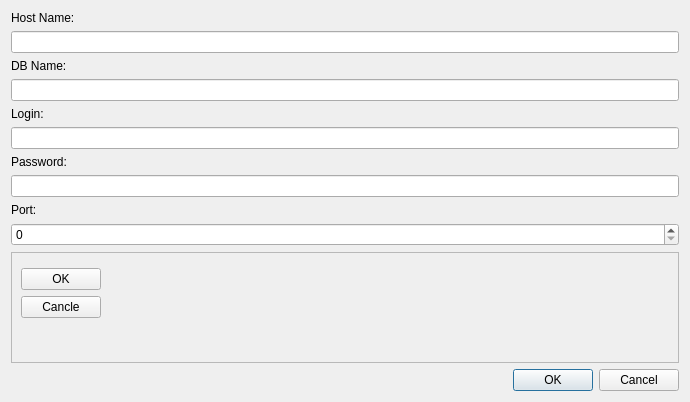
<?xml version="1.0" encoding="UTF-8"?>
<ui version="4.0">
 <class>Dialog</class>
 <widget class="QDialog" name="Dialog">
  <property name="geometry">
   <rect>
    <x>0</x>
    <y>0</y>
    <width>690</width>
    <height>402</height>
   </rect>
  </property>
  <property name="windowTitle">
   <string>Dialog</string>
  </property>
  <layout class="QGridLayout" name="gridLayout_2">
   <item row="0" column="0">
    <layout class="QGridLayout" name="gridLayout">
     <item row="0" column="0">
      <widget class="QLabel" name="label">
       <property name="text">
        <string>Host Name:</string>
       </property>
       <property name="scaledContents">
        <bool>false</bool>
       </property>
      </widget>
     </item>
     <item row="1" column="0">
      <widget class="QLineEdit" name="lineEdit">
       <property name="maxLength">
        <number>30</number>
       </property>
      </widget>
     </item>
     <item row="2" column="0">
      <widget class="QLabel" name="label_2">
       <property name="text">
        <string>DB Name:</string>
       </property>
      </widget>
     </item>
     <item row="3" column="0">
      <widget class="QLineEdit" name="lineEdit_2"/>
     </item>
     <item row="4" column="0">
      <widget class="QLabel" name="label_3">
       <property name="text">
        <string>Login:</string>
       </property>
      </widget>
     </item>
     <item row="5" column="0">
      <widget class="QLineEdit" name="lineEdit_3"/>
     </item>
     <item row="6" column="0">
      <widget class="QLabel" name="label_4">
       <property name="text">
        <string>Password:</string>
       </property>
      </widget>
     </item>
     <item row="7" column="0">
      <widget class="QLineEdit" name="lineEdit_4"/>
     </item>
     <item row="9" column="0">
      <widget class="QLabel" name="label_5">
       <property name="text">
        <string>Port:</string>
       </property>
      </widget>
     </item>
     <item row="10" column="0">
      <widget class="QSpinBox" name="spinBox"/>
     </item>
    </layout>
   </item>
   <item row="2" column="0">
    <widget class="QFrame" name="frame">
     <property name="frameShape">
      <enum>QFrame::StyledPanel</enum>
     </property>
     <property name="frameShadow">
      <enum>QFrame::Raised</enum>
     </property>
     <layout class="QFormLayout" name="formLayout">
      <item row="0" column="0">
       <layout class="QHBoxLayout" name="horizontalLayout_2"/>
      </item>
      <item row="2" column="0">
       <layout class="QHBoxLayout" name="horizontalLayout">
        <item>
         <widget class="QPushButton" name="pushButton_2">
          <property name="text">
           <string>Cancle</string>
          </property>
         </widget>
        </item>
       </layout>
      </item>
      <item row="1" column="0">
       <widget class="QPushButton" name="pushButton">
        <property name="text">
         <string>OK</string>
        </property>
       </widget>
      </item>
     </layout>
    </widget>
   </item>
   <item row="3" column="0">
    <widget class="QDialogButtonBox" name="buttonBox">
     <property name="orientation">
      <enum>Qt::Horizontal</enum>
     </property>
     <property name="standardButtons">
      <set>QDialogButtonBox::Cancel|QDialogButtonBox::Ok</set>
     </property>
    </widget>
   </item>
  </layout>
 </widget>
 <resources/>
 <connections>
  <connection>
   <sender>buttonBox</sender>
   <signal>accepted()</signal>
   <receiver>Dialog</receiver>
   <slot>accept()</slot>
   <hints>
    <hint type="sourcelabel">
     <x>248</x>
     <y>254</y>
    </hint>
    <hint type="destinationlabel">
     <x>157</x>
     <y>274</y>
    </hint>
   </hints>
  </connection>
  <connection>
   <sender>buttonBox</sender>
   <signal>rejected()</signal>
   <receiver>Dialog</receiver>
   <slot>reject()</slot>
   <hints>
    <hint type="sourcelabel">
     <x>316</x>
     <y>260</y>
    </hint>
    <hint type="destinationlabel">
     <x>286</x>
     <y>274</y>
    </hint>
   </hints>
  </connection>
 </connections>
</ui>
